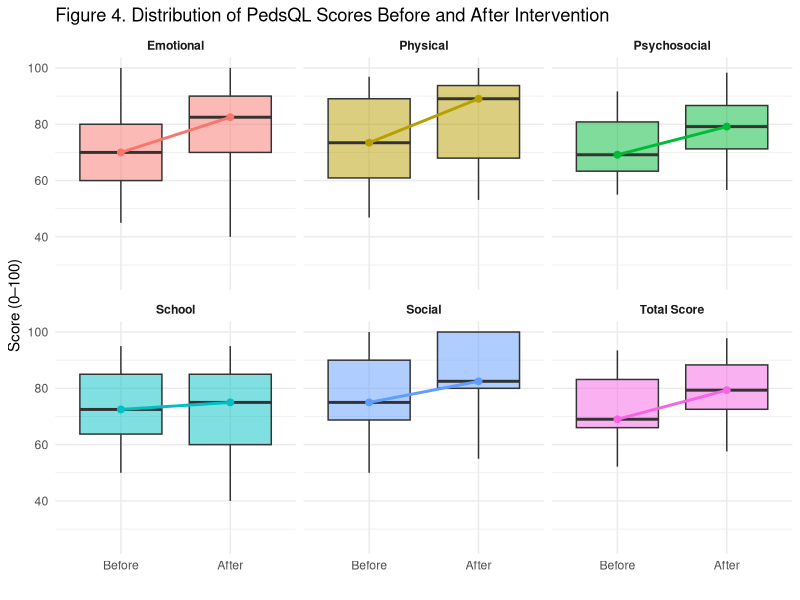
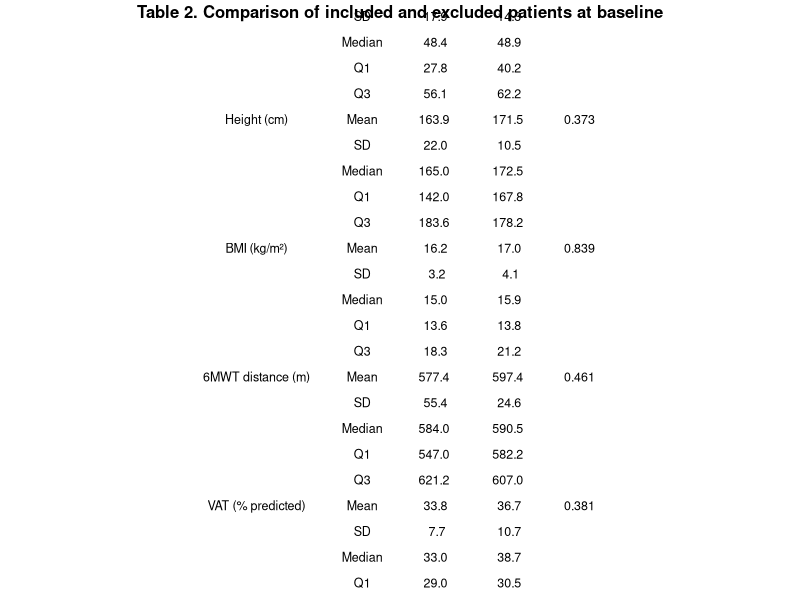
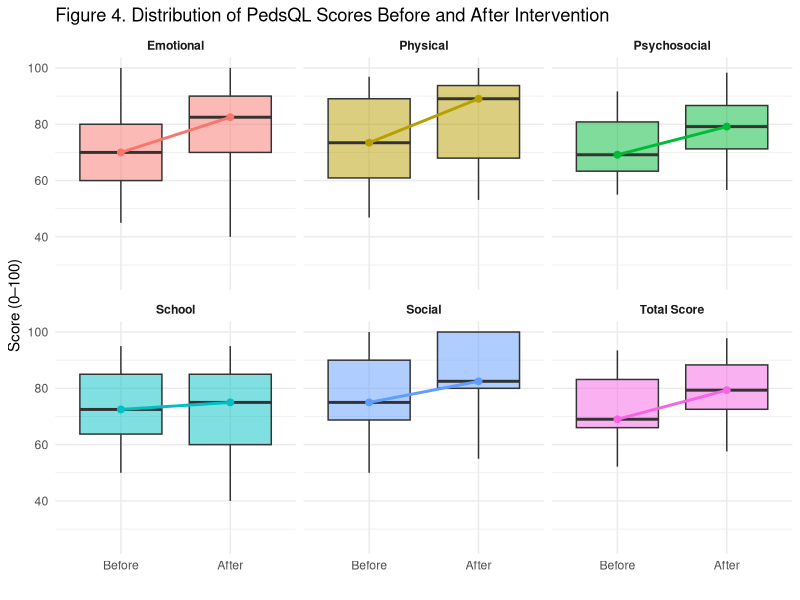
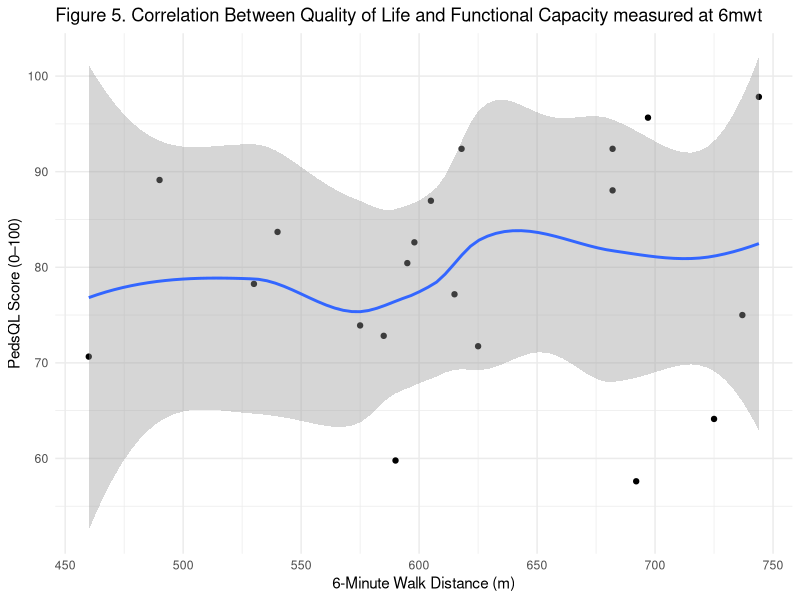
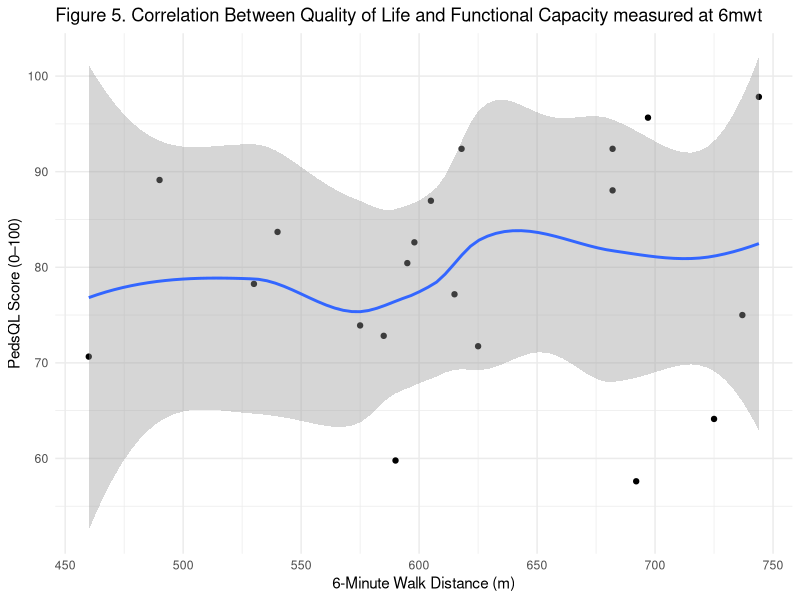

Generate these figures, in order, with R:
## ---- chunk 1
knitr::opts_chunk$set(echo = TRUE, warning = FALSE, message = FALSE)
## ---- chunk 2
packages <- c("readxl", "dplyr", "gridExtra")

for (pkg in packages) {
  if (!require(pkg, character.only = TRUE)) {
    install.packages(pkg)
    library(pkg, character.only = TRUE)
  }
}
## ---- chunk 3
# Load package
library(readxl)

# Import datasets
included_data <- read_excel("data/data_clean.xlsx")
excluded_data <- read_excel("data/data_excluded.xlsx")

# Check structure
str(included_data)
str(excluded_data)
## ---- chunk 4
library(dplyr)
library(gridExtra)
library(grid)

# Fonction descriptive
describe <- function(x) {
  data.frame(
    Statistic = c("Mean", "SD", "Median", "Q1", "Q3"),
    Value = c(
      mean(x, na.rm = TRUE),
      sd(x, na.rm = TRUE),
      median(x, na.rm = TRUE),
      quantile(x, 0.25, na.rm = TRUE),
      quantile(x, 0.75, na.rm = TRUE)
    )
  )
}

vars <- c("age", "weight_kg", "height_cm", "bmi_kg_cm2",
          "6minwt_distance_traveled_m_before",
          "vat_before",
          "pedsql_totalself_before")

labels <- c(
  "Age (years)",
  "Weight (kg)",
  "Height (cm)",
  "BMI (kg/m²)",
  "6MWT distance (m)",
  "VAT (% predicted)",
  "PedsQL score (0–100)"
)

table_list <- list()

for(i in seq_along(vars)) {
  
  var <- vars[i]
  
  x <- included_data[[var]]
  y <- excluded_data[[var]]
  
  # Remove NA (important pour le test)
  x_clean <- x[!is.na(x)]
  y_clean <- y[!is.na(y)]
  
  # Mann-Whitney
  p_val <- round(wilcox.test(x_clean, y_clean)$p.value, 3)
  
  inc <- describe(x)
  exc <- describe(y)
  
  df <- data.frame(
    Variable = c(labels[i], rep("", 4)),
    Statistic = inc$Statistic,
    Included = round(inc$Value, 1),
    Excluded = round(exc$Value, 1),
    p_value = c(p_val, rep("", 4))
  )
  
  table_list[[i]] <- df
}

table_final <- do.call(rbind, table_list)

# ---- SEX ----
p_sexe <- round(fisher.test(table(
  c(included_data$sexe, excluded_data$sexe),
  c(rep("Included", nrow(included_data)),
    rep("Excluded", nrow(excluded_data)))
))$p.value, 3)

sexe_inc <- table(included_data$sexe)
sexe_exc <- table(excluded_data$sexe)

sex_df <- data.frame(
  Variable = c("Sex (M/F)", rep("", length(sexe_inc)-1)),
  Statistic = names(sexe_inc),
  Included = as.numeric(sexe_inc),
  Excluded = as.numeric(sexe_exc),
  p_value = c(p_sexe, rep("", length(sexe_inc)-1))
)

table_final <- rbind(table_final, sex_df)

table_final

library(gridExtra)
library(grid)

# Ajuster hauteur automatiquement
n_rows <- nrow(table_final)

pdf(
  "figures/Table_2_Comparison_of_included_and_excluded_patients_at_baseline.pdf",
  width = 8,
  height = 1 + n_rows * 0.3   
)

# Table sans quadrillage
tg <- tableGrob(
  table_final,
  rows = NULL,
  theme = ttheme_minimal(  
    core = list(
      fg_params = list(fontsize = 9)
    ),
    colhead = list(
      fg_params = list(fontsize = 10, fontface = "bold")
    )
  )
)

grid.arrange(
  textGrob(
    "Table 2. Comparison of included and excluded patients at baseline",
    gp = gpar(fontsize = 12, fontface = "bold")
  ),
  tg,
  ncol = 1,
  heights = c(0.2, 5)  
)

dev.off()
## ---- chunk 5

# Paired Wilcoxon test
wilcox_test <- wilcox.test(
  included_data$`6minwt_distance_traveled_m_after`,
  included_data$`6minwt_distance_traveled_m_before`,
  paired = TRUE,
  exact = TRUE
)
wilcox_test

## ---- chunk 6
library(dplyr)
library(tidyr)
library(ggplot2)

# Data PedsQL before/after
pedsql_data <- included_data %>%
  select(
    pedsql_totalself_before, pedsql_totalself_after,
    pedsql_physiqueself_before, pedsql_physiqueself_after,
    pedsql_emotionself_before, pedsql_emotionself_after,
    pedsql_relationself_before, pedsql_relationself_after,
    pedsql_ecoleself_before, pedsql_ecoleself_after,
    pedsql_psycosocialself_before, pedsql_psycosocialself_after
  ) %>%
  pivot_longer(cols = everything(),
               names_to = "Variable",
               values_to = "Score") %>%
  mutate(
    Time = ifelse(grepl("before", Variable), "Before", "After"),
    Time = factor(Time, levels = c("Before", "After")),
    Dimension = case_when(
      grepl("total", Variable) ~ "Total Score",
      grepl("physique", Variable) ~ "Physical",
      grepl("emotion", Variable) ~ "Emotional",
      grepl("relation", Variable) ~ "Social",
      grepl("ecole", Variable) ~ "School",
      grepl("psycosocial", Variable) ~ "Psychosocial"
    )
  )

# Medians calculation for each dimension and time point
medians <- pedsql_data %>%
  group_by(Dimension, Time) %>%
  summarise(median = median(Score, na.rm = TRUE), .groups = "drop")

# Plot
p_pedsql <- ggplot(pedsql_data, aes(x = Time, y = Score, fill = Dimension)) +
  
  geom_boxplot(alpha = 0.5, outlier.shape = NA) +
  
  # Medians lines each dimension
  geom_line(
    data = medians,
    aes(x = Time, y = median, group = Dimension, color = Dimension),
    size = 1
  ) +
  
  # Medians points
  
  geom_point(
    data = medians,
    aes(x = Time, y = median, color = Dimension),
    size = 2
  ) +
  
  facet_wrap(~ Dimension, nrow = 2) +
  
  xlab("") +
  ylab("Score (0–100)") +
  ggtitle("Figure 4. Distribution of PedsQL Scores Before and After Intervention") +
  
  theme_minimal() +
  theme(
    strip.text = element_text(face = "bold"),
    legend.position = "none"   
  )
p_pedsql

# Export
ggsave(
  "figures/Figure_4_PedsQL_Before_After.pdf",
  plot = p_pedsql,
  width = 8,
  height = 6
)
## ---- chunk 7
library(dplyr)
library(tidyr)
library(knitr)

# Function to compute Median (IQR) 
format_median_iqr <- function(x) {
  med <- median(x, na.rm = TRUE)
  q1  <- quantile(x, 0.25, na.rm = TRUE)
  q3  <- quantile(x, 0.75, na.rm = TRUE)
  
  paste0(round(med, 1), " (", round(q1, 1), "–", round(q3, 1), ")")
}

# Create descriptive table
table_pedsql <- pedsql_data %>%
  group_by(Dimension, Time) %>%
  summarise(Value = format_median_iqr(Score), .groups = "drop") %>%
  pivot_wider(names_from = Time, values_from = Value) %>%
  rename(
    `Before (Median [IQR])` = Before,
    `After (Median [IQR])`  = After
  ) %>%
  arrange(Dimension)

# Remove row names
rownames(table_pedsql) <- NULL

# Display table
kable(
  table_pedsql,
  align = c("l", "c", "c"),
  caption = "Descriptive statistics of PedsQL scores before and after the intervention"
)

# Export to PDF
library(gridExtra)
library(grid)
n_rows <- nrow(table_pedsql)
pdf(
  "figures/Table_3_Descriptive_Statistics_of_PedsQL.pdf",
  width = 8,
  height = 1 + n_rows * 0.4
)

## ---- chunk 8
# Spearman correlation
cor_test <- cor.test(
  included_data$`6minwt_distance_traveled_m_after`,
  included_data$pedsql_totalself_after,
  method = "spearman"
)

cor_test

# Viewing
library(ggplot2)

# Create plot
p_corr <- ggplot(included_data, aes(
  x = `6minwt_distance_traveled_m_after`,
  y = pedsql_totalself_after
)) +
  geom_point() +
  geom_smooth(method = "loess", se = TRUE) +
  xlab("6-Minute Walk Distance (m)") +
  ylab("PedsQL Score (0–100)") +
  ggtitle("Figure 5. Correlation Between Quality of Life and Functional Capacity measured at 6mwt ") +
  theme_minimal()

p_corr

# Export PDF
ggsave(
  "figures/Figure_5_Correlation_PedsQL_6MWT.pdf",
  plot = p_corr,
  width = 8,
  height = 6
)
